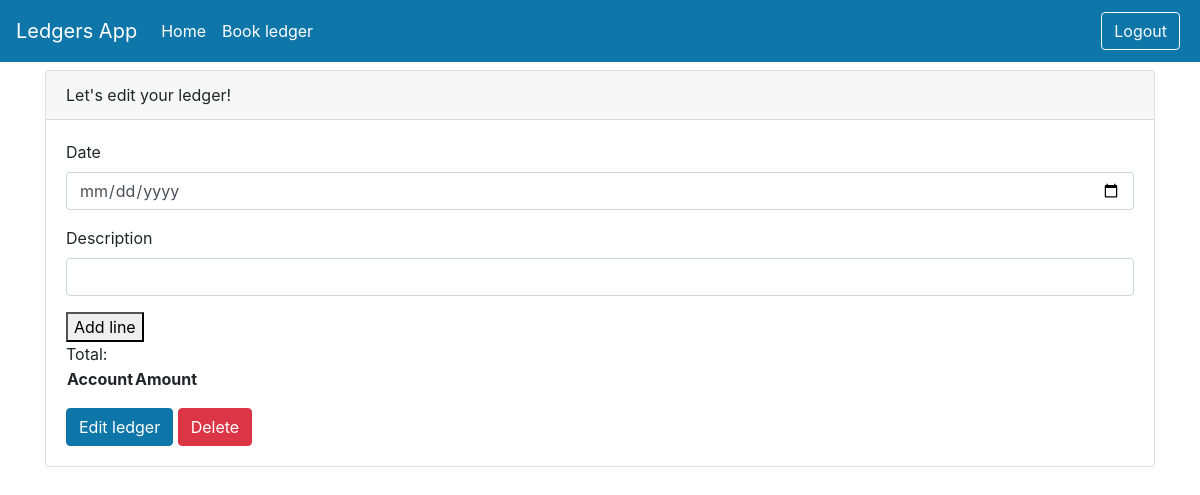
Page /ledgers/edit_ledger/9 on the earlier database version.
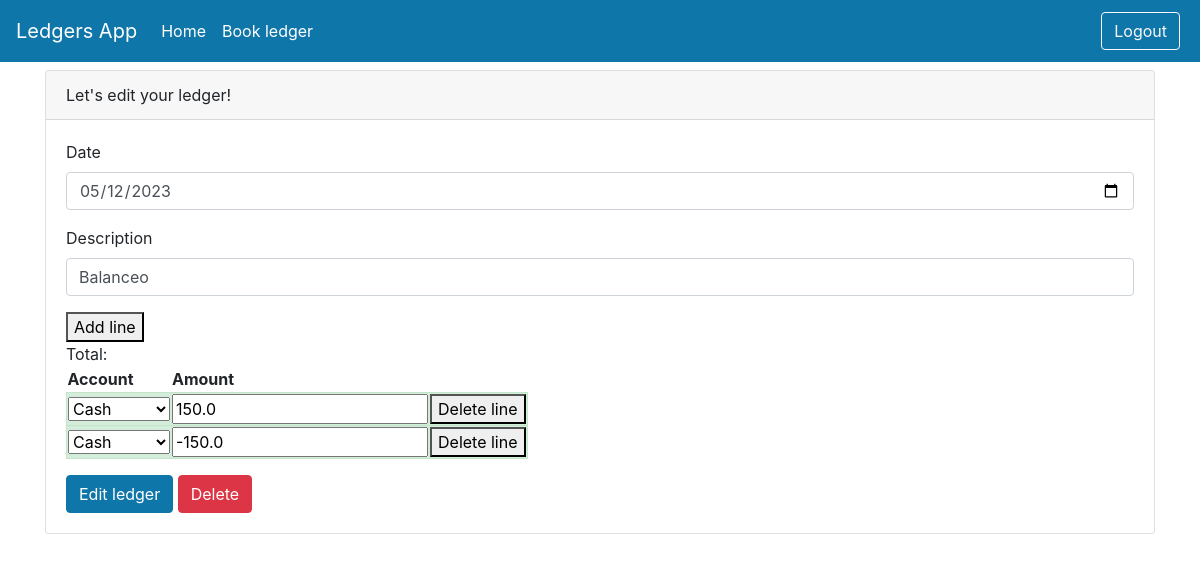
Same page on the later database version.
### models.py (models this page shows)
class Ledgers(Base):
    __tablename__ = 'ledgers'
    id = Column(Integer, primary_key=True, index=True)
    description = Column(String)
    ledger_date = Column(Date)
    debits = Column(PickleType)
    credits = Column(PickleType)

### routers/ledgers.py (the view)
@router.get("/edit_ledger/{ledger_id}", response_class=HTMLResponse)
async def edit_ledger(request: Request, ledger_id: int, db: Session = Depends(get_db)):
    ledger = db.query(Ledgers).filter(Ledgers.id == ledger_id).first()
    return templates.TemplateResponse("edit_ledger.html", {"request":request, "ledgers": ledger})

### templates/edit_ledger.html (shortened to what this page needs)
{% include 'layout.html' %}
<div class="container">
    <div class="card">
        <div class="card-header">
            Let's edit your ledger!
        </div>
        <div class="card-body">
            <form method="POST" id="my-form">
                <div class="form-group">
                    <label>Date</label>
                    <input type="date" class="form-control" name="ledger_date" value="{{ledgers.ledger_date}}" required>
                </div>
                <div class="form-group">
                    <label>Description</label>
                    <input type="text" class="form-control" name="description" value="{{ledgers.description}}" required>
                </div>
                <div class="form-group">
                    <button id="add-row-button">Add line</button>
                    <table id="info" name="data">
                        <thead>
                            <tr>
                                <th>Account</th>
                                <th>Amount</th>
                            </tr>
                        </thead>
                        <tbody>
                                {% for line in ledgers.debits %}
                                    <tr class="pointer alert alert-success">
                                        <td>
                                            <select  name='debit_account'>
                                            <option {% if line[0] == "Cash" %} selected="selected" {% endif %}>Cash</option>
                                        </td>
                                        <td>
                                            <input type="number" name="amount" value="{{line[1]}}">
                                        </td>
                                        <td>
                                            <button onclick="deleteRow()"> Delete line</button>
                                        </td>
                                    </tr>
                                {% endfor%}
                                {% for line in ledgers.credits %}
                                    <tr class="pointer alert alert-success">
                                        <td>
                                            <select  name='credit_account'>
                                            <option {% if line[0] == "Cash" %} selected="selected" {% endif %}>Cash</option>
                                        </td>
                                        <td>
                                            <input type="number" name="amount" value="{{line[1] * -1}}">
                                        </td>
                                        <td>
                                            <button onclick="deleteRow()"> Delete line</button>
                                        </td>
                                    </tr>
                                {% endfor%}
                            </tbody>
                            <div>Total:
                    </table>
                </div>
                <button type="submit" class="btn btn-primary">Edit ledger</button>
                <button onclick="window.location.href='/ledgers/delete/{{ledgers.id}}'" type="button" class="btn btn-danger">Delete</button>
            </form>
        </div>
    </div>
</div>

Differences in the rows shown:
added Ledgers: ledger_date "05/12/2023", description "Balanceo"
Other differences:
new list line: "Cash 150.0 Delete line"
new list line: "Cash -150.0 Delete line"
